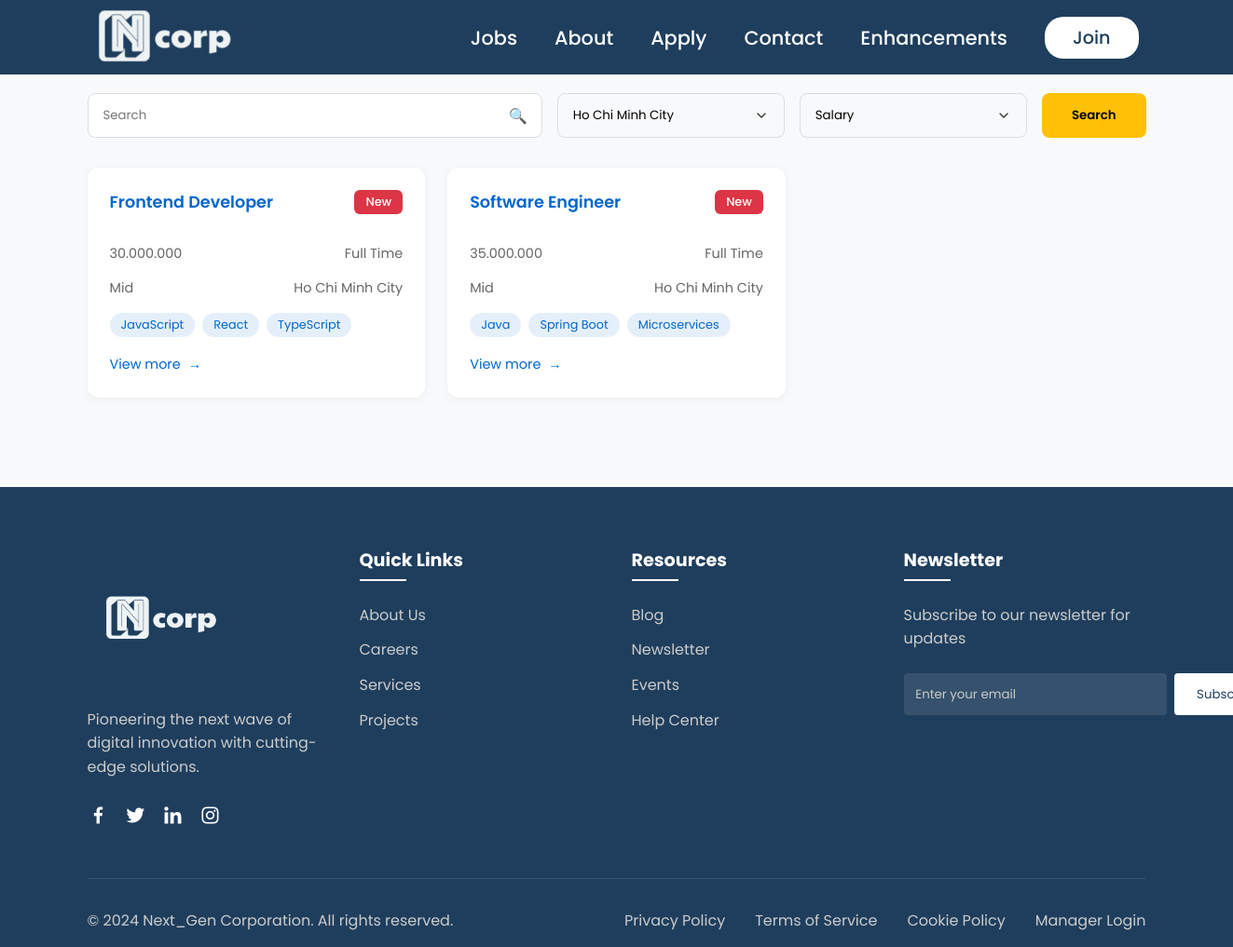
The app's page /jobs.php?location=Ho Chi Minh City with its own data.
### tables this page shows
CREATE TABLE IF NOT EXISTS `jobs` (
  `id` int NOT NULL AUTO_INCREMENT,
  `title` varchar(255) NOT NULL,
  `tag` varchar(50) DEFAULT NULL,
  `salary` varchar(50) DEFAULT NULL,
  `type` varchar(50) DEFAULT NULL,
  `level` varchar(50) DEFAULT NULL,
  `location` varchar(100) DEFAULT NULL,
  `tags` TEXT DEFAULT NULL,
  `link` varchar(255) DEFAULT NULL,
  `description` text,
  PRIMARY KEY (`id`)
);

### jobs.php (the view, shortened to what this page needs)
<?php
    require("settings.php");
    $conn = new mysqli($host, $user, $pwd, $sql_db);
    $searchKeyword = isset($_GET['search']) ? strtolower(trim($_GET['search'])) : '';
    $filterLocation = isset($_GET['location']) ? $_GET['location'] : '';
    $queryConditions = array();
    $queryParams = array();
    $queryParamTypes = "";
    if ($filterLocation !== "") {
        $queryConditions[] = "location = ?";
        $queryParams[] = $filterLocation;
        $queryParamTypes .= "s";
    }
    $query = "SELECT * FROM jobs";
    if (count($queryConditions) > 0) {
        $query .= " WHERE " . implode(" AND ", $queryConditions);
    }
    $stmt = $conn->prepare($query);
    if (count($queryParams) > 0) {
        $stmt->bind_param($queryParamTypes, ...$queryParams);
    }
    $stmt->execute();
    $result = $stmt->get_result();
?>
<!DOCTYPE html>
<html lang="en">
<head>
    <link rel="stylesheet" href="styles/style.css">
    <link rel="stylesheet" href="styles/style-jobs.css">
    <link href='https://unpkg.com/boxicons@2.1.4/css/boxicons.min.css' rel='stylesheet'>
</head>
<body>
    <?php require("header.inc"); ?>
    <div class="container">
        <form class="search-container" method="GET">
            <div class="search-box">
                <input type="text" name="search" placeholder="Search" value="<?php echo htmlspecialchars($searchKeyword); ?>">
            </div>
            <select name="location">
                <?php
                $locations = ["Ha Noi", "Đa Nang", "Ho Chi Minh City", "Can Tho", "Hai Phong", "Ca Mau", "Quang Ninh", "International"];
                foreach ($locations as $location) {
                    echo '<option value="' . $location . '"' . ($filterLocation === $location ? ' selected' : '') . '>' . $location . '</option>';
                }
                ?>
            </select>
            <select name="salary">
                <option value="">Salary</option>
            </select>
            <button type="submit" class="search-btn">Search</button>
        </form>
        <div class="jobs-grid">
            <?php while ($job = $result->fetch_assoc()): ?>
                <div class="job-card">
                    <div class="job-header">
                        <h3 class="job-title"><?php echo htmlspecialchars($job['title']); ?></h3>
                        <span class="hot-tag"><?php echo htmlspecialchars($job['tag']); ?></span>
                    </div>
                    <div class="job-info">
                        <span><?php echo htmlspecialchars($job['salary']); ?></span>
                        <span><?php echo htmlspecialchars($job['type']); ?></span>
                    </div>
                    <div class="job-info">
                        <span><?php echo htmlspecialchars($job['level']); ?></span>
                        <span><?php echo htmlspecialchars($job['location']); ?></span>
                    </div>
                    <div class="tags">
                        <?php foreach (json_decode($job['tags']) as $tag): ?>
                            <span class="tag"><?php echo htmlspecialchars(trim($tag)); ?></span>
                        <?php endforeach; ?>
                    </div>
                    <a href="job_detail.php?id=<?php echo $job['id']; ?>" class="view-more">View more</a>
                </div>
            <?php endwhile; ?>
        </div>
    </div>
    <?php require("footer.inc"); ?>
</body>
</html>

### styles/style.css (style rules this page uses)
* { margin: 0; padding: 0; box-sizing: border-box; font-family: "Poppins", sans-serif; }
body { position: relative; }
h3 { font-size: 1.2rem; font-weight: 500; padding-bottom: 1rem; text-align: center; }

### styles/style-jobs.css (style rules this page uses)
:root { --primary: #0066CC; --hot: #dc3545; --yellow: #ffc107; }
body { background-color: #f8f9fa; min-height: 100vh; }
.container { max-width: 1200px; margin: 0 auto; padding: 2rem; padding-top: 100px; }
.search-container { display: grid; grid-template-columns: 2fr 1fr 1fr auto; gap: 1rem; margin-bottom: 2rem; animation: slideDown 0.5s ease-out; }
.search-box { position: relative; }
.search-box input { width: 100%; padding: 0.8rem 1rem; padding-right: 2.5rem; border: 1px solid #ddd; border-radius: 8px; transition: all 0.3s ease; }
.search-box::after { content: '🔍'; position: absolute; right: 1rem; top: 50%; transform: translateY(-50%); pointer-events: none; }
select { padding: 0.8rem 1rem; border: 1px solid #ddd; border-radius: 8px; appearance: none; transition: all 0.3s ease; }
.search-btn { padding: 0.8rem 2rem; background: var(--yellow); border: none; border-radius: 8px; font-weight: 600; cursor: pointer; transition: all 0.3s ease; }
.jobs-grid { display: grid; grid-template-columns: repeat(auto-fill, minmax(300px, 1fr)); gap: 1.5rem; }
.job-card { background: white; border-radius: 12px; padding: 1.5rem; box-shadow: 0 2px 10px rgba(0, 0, 0, 0.05); transition: all 0.3s cubic-bezier(0.4, 0, 0.2, 1); animation: fadeIn 0.5s ease-out forwards; opacity: 0; }
.job-header { display: flex; justify-content: space-between; align-items: flex-start; margin-bottom: 1rem; }
.job-title { color: var(--primary); font-size: 1.1rem; font-weight: 600; }
.hot-tag { background: var(--hot); color: white; padding: 0.25rem 0.75rem; border-radius: 6px; font-size: 0.8rem; font-weight: 500; animation: pulse 2s infinite; }
.job-info { display: flex; justify-content: space-between; color: #666; margin-bottom: 1rem; font-size: 0.9rem; }
.tags { display: flex; flex-wrap: wrap; gap: 0.5rem; margin-bottom: 1rem; }
.tag { background: rgba(0, 102, 204, 0.1); color: var(--primary); padding: 0.25rem 0.75rem; border-radius: 999px; font-size: 0.8rem; }
.view-more { color: var(--primary); text-decoration: none; font-size: 0.9rem; display: inline-flex; align-items: center; transition: all 0.3s ease; }
.view-more::after { content: '→'; margin-left: 0.5rem; transition: transform 0.3s ease; }
.job-card { animation-delay: calc(var(--order) * 0.1s); }

### records on screen
jobs: title "Frontend Developer", tag "New", salary "30.000.000", type "Full Time", level "Mid", location "Ho Chi Minh City", tags "JavaScript", tags "React", tags "TypeScript"
jobs: title "Software Engineer", tag "New", salary "35.000.000", type "Full Time", level "Mid", location "Ho Chi Minh City", tags "Java", tags "Spring Boot", tags "Microservices"

### other values on screen
form field location "Ho Chi Minh City"
